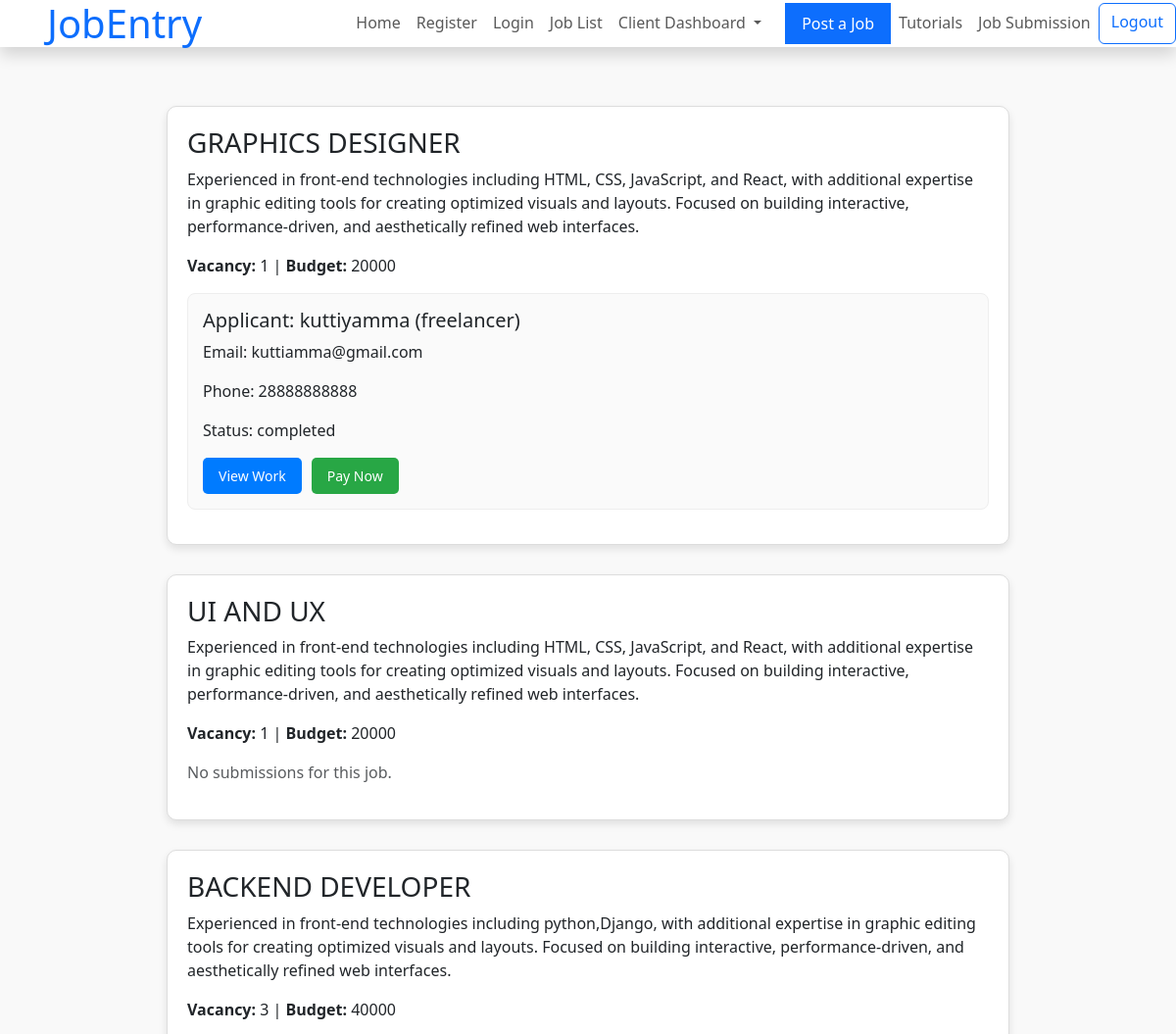
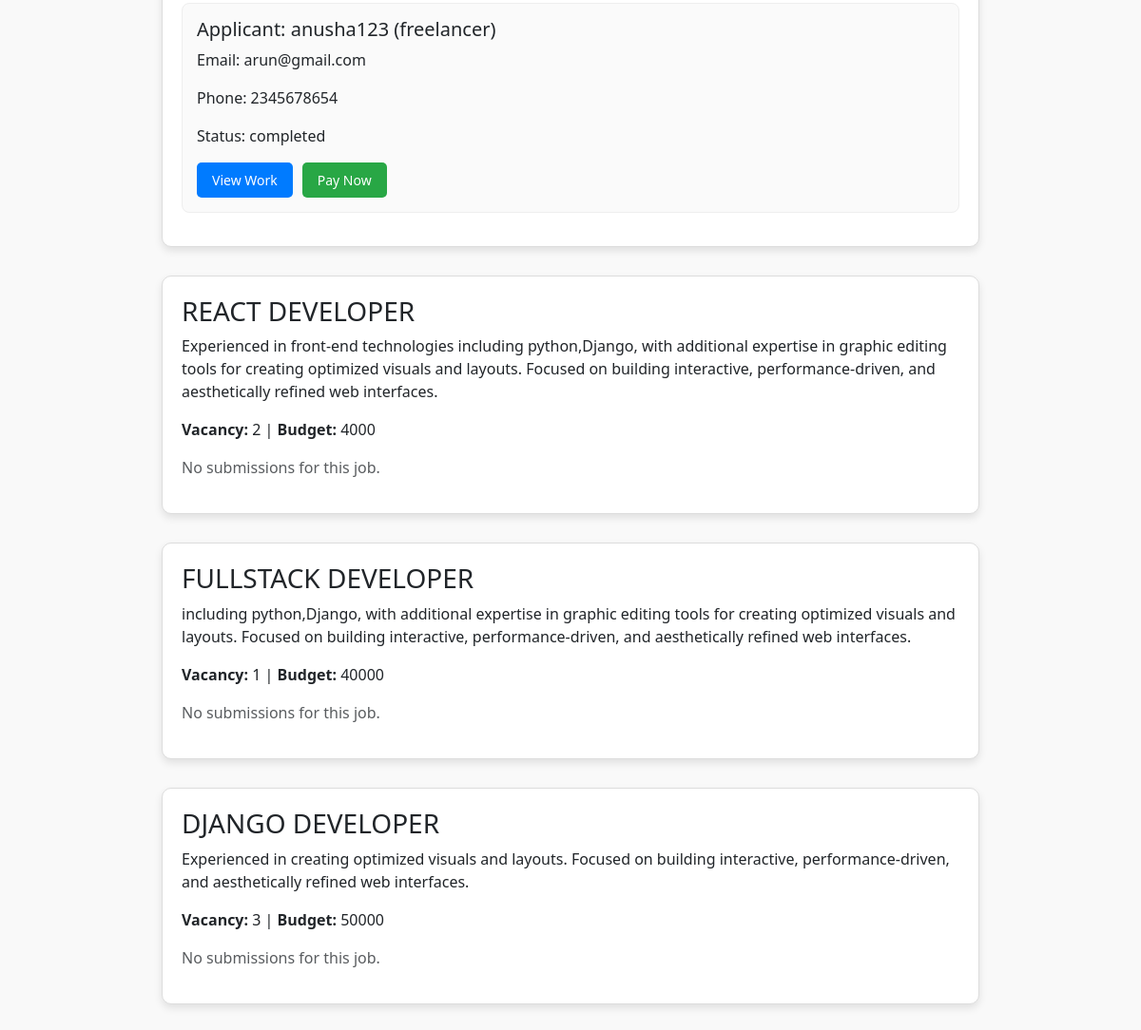
The app's page /submissions/ (signed in) with its own data (2 pictures, top to bottom).
### client/models.py (models this page shows, shortened)
class Job(models.Model):
    job_name= models.CharField(max_length=100)
    description = models.TextField()
    vacancy=models.IntegerField()
    budget=models.IntegerField()
    Job_or_company_details = models.TextField(default="Not provided")
    Address = models.CharField(max_length=200, default="Not Provided")
    Location=models.CharField(max_length=200, default="Not Provided")
    Status = models.CharField(max_length=50, default='Not started yet')
    client = models.ForeignKey(settings.AUTH_USER_MODEL, on_delete=models.CASCADE)

class CustomUser(AbstractUser):
    ROLE_CHOICES = [
        ('client', 'Client'),
        ('freelancer', 'Freelancer'),
    ]
    role = models.CharField(max_length=20, choices=ROLE_CHOICES, default='freelancer')
    def __str__(self):
        return f"{self.username} ({self.role})"

### freelancer/models.py (models this page shows)
class Submit_job(models.Model):
    job = models.ForeignKey(Job, on_delete=models.CASCADE, related_name='submissions')
    Address = models.CharField(max_length=50)
    place = models.CharField(max_length=15)
    Applicant_name = models.ForeignKey(settings.AUTH_USER_MODEL, on_delete=models.CASCADE)
    project= models.FileField(upload_to='projects/')
    Submitted_on = models.DateTimeField(auto_now_add=True)
    Email = models.EmailField(unique=True, blank=False, null=False)
    Contact_No = models.IntegerField()
    Status = models.CharField(max_length=50, default='completed')

### client/views.py (the view)
# urls.py: path('submissions/', views.Clientsubmissionview.as_view(), name='submissions'),
class Clientsubmissionview(View):
    def get(self, request):
        if not request.user.is_authenticated:
            return redirect('client:login')
        jobs = Job.objects.filter(client=request.user).prefetch_related('submissions')
        return render(request, 'dashboardsubmission.html', {'jobs': jobs})

### templates/dashboardsubmission.html (shortened to what this page needs)
{% load static %}
{% load crispy_forms_tags %}
<!DOCTYPE html>
<html lang="en">
<head>
    <link href="https://cdn.jsdelivr.net/npm/bootstrap@5.3.3/dist/css/bootstrap.min.css" rel="stylesheet">
</head>
<body>
    {% include 'navbar.html' %}
    {% block content %}
    <div class="dashboard-container">
        {% for job in jobs %}
            <div class="job-card">
                <h3>{{ job.job_name }}</h3>
                <p>{{ job.description }}</p>
                <p>
                    <strong>Vacancy:</strong> {{ job.vacancy }} |
                    <strong>Budget:</strong> {{ job.budget }}
                </p>
                <div class="applications mt-3">
                    {% if job.submissions.all %}
                        {% for submission in job.submissions.all %}
                            <div class="application-card">
                                <h5>Applicant: {{ submission.Applicant_name }}</h5>
                                <p>Email: {{ submission.Email }}</p>
                                <p>Phone: {{ submission.Contact_No }}</p>
                                <p>Status: {{ submission.Status }}</p>
                                <div class="button-group">
                                    {% if submission.project %}
                                        <a href="{{ submission.project.url }}" target="_blank" class="btn-custom btn-view">
                                            View Work
                                        </a>
                                    {% endif %}
                                    <a href="{% url 'client:payment' %}?submission_id={{ submission.id }}" class="btn-custom btn-pay">
                                        Pay Now
                                    </a>
                                </div>
                            </div>
                        {% endfor %}
                    {% else %}
                        <p class="text-muted">No submissions for this job.</p>
                    {% endif %}
                </div>
            </div>
        {% endfor %}
    </div>
    {% endblock %}
</body>
</html>

### templates/dashboardsubmission.html (style rules this page uses)
body { background-color: #f9f9f9; }
.dashboard-container { max-width: 900px; margin: 40px auto; padding: 20px; }
.job-card { border: 1px solid #ddd; border-radius: 10px; padding: 20px; margin-bottom: 30px; background-color: #fff; box-shadow: 0 4px 8px rgba(0, 0, 0, 0.1); }
.application-card { border: 1px solid #eee; border-radius: 8px; padding: 15px; margin-bottom: 15px; background-color: #fafafa; }
.button-group { display: flex; gap: 10px; margin-top: 10px; }
.btn-custom { padding: 8px 16px; font-size: 14px; border-radius: 5px; color: #fff; text-decoration: none; }
.btn-view { background-color: #007bff; }
.btn-pay { background-color: #28a745; }

### records on screen
Job: job_name "GRAPHICS DESIGNER", description "Experienced in front-end technologies including HTML, CSS, JavaScript, and React, with additional expertise in graphic editing tools for creating optimized visuals and layouts. Focused on building interactive, performance-driven, and aesthetically refined web interfaces.", vacancy "1", budget "20000"
Submit_job: Applicant_name "kuttiyamma (freelancer)", Email "kuttiamma@gmail.com", Contact_No "28888888888", Status "completed"
Job: job_name "UI AND UX", description "Experienced in front-end technologies including HTML, CSS, JavaScript, and React, with additional expertise in graphic editing tools for creating optimized visuals and layouts. Focused on building interactive, performance-driven, and aesthetically refined web interfaces.", vacancy "1", budget "20000", shows "No submissions for this job."
Job: job_name "BACKEND DEVELOPER", description "Experienced in front-end technologies including python,Django, with additional expertise in graphic editing tools for creating optimized visuals and layouts. Focused on building interactive, performance-driven, and aesthetically refined web interfaces.", vacancy "3", budget "40000"
Submit_job: Applicant_name "anusha123 (freelancer)", Email "arun@gmail.com", Contact_No "2345678654", Status "completed"
Job: job_name "REACT DEVELOPER", description "Experienced in front-end technologies including python,Django, with additional expertise in graphic editing tools for creating optimized visuals and layouts. Focused on building interactive, performance-driven, and aesthetically refined web interfaces.", vacancy "2", budget "4000", shows "No submissions for this job."
Job: job_name "FULLSTACK DEVELOPER", description "including python,Django, with additional expertise in graphic editing tools for creating optimized visuals and layouts. Focused on building interactive, performance-driven, and aesthetically refined web interfaces.", vacancy "1", budget "40000", shows "No submissions for this job."
Job: job_name "DJANGO DEVELOPER", description "Experienced in creating optimized visuals and layouts. Focused on building interactive, performance-driven, and aesthetically refined web interfaces.", vacancy "3", budget "50000", shows "No submissions for this job."
